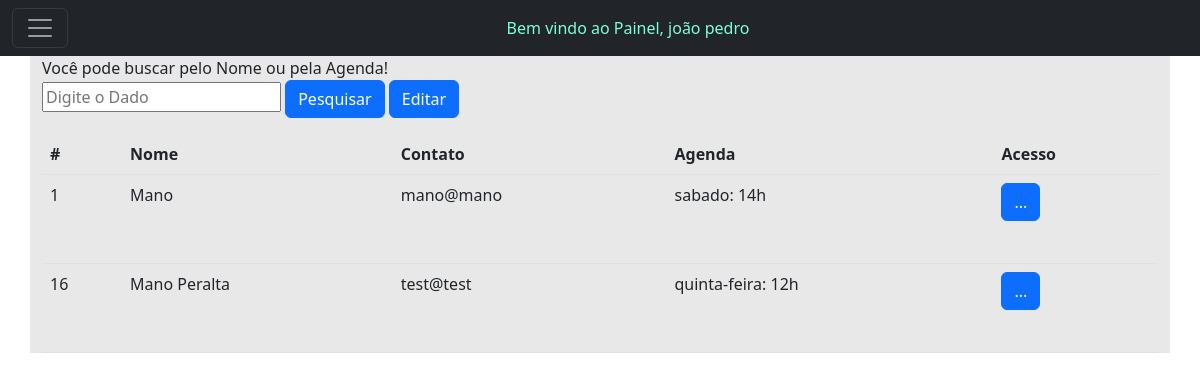
/busca.php?busca=Mano (signed in), run on the app's committed database.
### tables this page shows
CREATE TABLE `usuarios` (
  `id` int(11) NOT NULL,
  `nome` varchar(140) NOT NULL,
  `fone` varchar(20) NOT NULL,
  `responsavel` varchar(140) NOT NULL,
  `endereco` varchar(150) NOT NULL,
  `email` varchar(140) NOT NULL,
  `data_nasc` date NOT NULL,
  `tipo` varchar(20) NOT NULL,
  `agenda` varchar(150) NOT NULL,
  `senha` varchar(16) NOT NULL,
  `aulas` longtext NOT NULL,
  `matricula` varchar(100) NOT NULL
);

### busca.php (the view, shortened to what this page needs)
<?php
include('conexao.php');
?>
<!doctype html>
<html lang="pt-br">
<head>
  <link href="https://cdn.jsdelivr.net/npm/bootstrap@5.2.1/dist/css/bootstrap.min.css" rel="stylesheet"
>
</head>
<body>
  <header>
<nav class="navbar navbar-dark bg-dark">
  <div class="container-fluid">
    <button class="navbar-toggler" type="button" data-bs-toggle="collapse" data-bs-target="#navbarToggleExternalContent" aria-controls="navbarToggleExternalContent" aria-expanded="false" aria-label="Toggle navigation">
      <span class="navbar-toggler-icon"></span>
    </button>
    <h7 class="text-center m-auto" style="color: aquamarine;">Bem vindo ao Painel, <?php echo $_SESSION['nome'];?>
</h7>
  </div>
</nav>
  <main>
    <div class="container bg-opacity-10 bg-dark">
<form action="">
  <label>Você pode buscar pelo Nome ou pela Agenda!</label><br>
    <input name="busca" placeholder="Digite o Dado" type="text">
    <button class="btn btn-primary" type="submit" role="button">Pesquisar</button>
    <a class="btn btn-primary" href="editar.php" role="button">Editar</a><br>
</form>
<table class="table" border="1">
<table class="table">
  <thead>
    <tr>
      <th scope="col">#</th>
      <th scope="col">Nome</th>
      <th scope="col">Contato</th>
      <th scope="col">Agenda</th>
      <th scope="col">Acesso</th>
    </tr>
  </thead>
  <tbody>
  <?php
  if (!isset($_GET['busca'])) {
    ?>
  <tr>
      <th scope="row">#</th>
      <td colspan="3">Digite para pesquisar</td>
    </tr>
    <?php
} else {
  $pesquisa = $mysqli->real_escape_string($_GET['busca']);
$sql_code = "SELECT *
FROM usuarios
WHERE nome LIKE '%$pesquisa%'
OR tipo LIKE '%$pesquisa%'
OR agenda LIKE '%$pesquisa%'";
$sql_query = $mysqli->query($sql_code) or die("Error ao consultar" . $mysqli->error);
if ($sql_query->num_rows == 0) {
  ?>
  <tr>
  <th scope="row">1</th>
  <td colspan="3">Resultados NÃO encontrados...</td>
</tr>
<?php
} else {
while($dados = $sql_query->fetch_assoc()){
  $nome_link = $dados['nome'];
  ?>
  <tr>
    <td><?php echo $dados['id']; ?></td>
    <td><?php echo $nome_link; ?></td>
    <td><?php echo $dados['email']; ?></td>
    <td><?php echo $dados['agenda']; ?></td>
    <td>
    <form action="aula.php">
        <button class="btn btn-primary" type="submit" role="button">...</button>
</form>
    </td>
  </tr>
  <?php
}
} ?>
<?php
}
  ?>
</tbody>
</table>
</div>
  </main>
</body>
</html>

### data on the page
usuarios: id "1", nome "Mano", email "mano@mano", agenda "sabado: 14h"
usuarios: id "16", nome "Mano Peralta", email "test@test", agenda "quinta-feira: 12h"

### other printed values
$_SESSION['nome'] "joão pedro"
